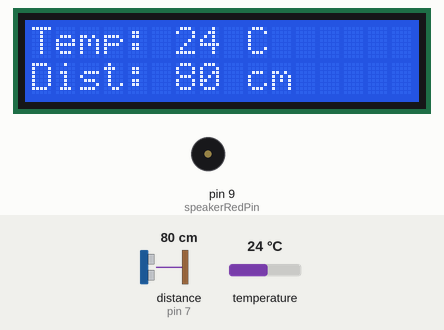
Simulated run of this sketch. Board: Arduino Uno, built with avr-gcc and run on an emulated ATmega328P. On the bench: 16×2 character LCD, buzzer (waves = sounding). Wiring (inferred from the names in the program): ultrasonic range finder: trigger pin 7; echo pin 7. Inputs (shaded band) come from the test bench; at power-on: distance to the obstacle (sensor on pin 7) 80 cm, temperature 24 °C. The echo pulse lasts 58.3 µs per cm; what the sketch prints to the serial monitor is not drawn.

Above: at 1.2 s.
1.3 s: distance to the obstacle (sensor on pin 7) set to 35 cm
At 2.4 s:
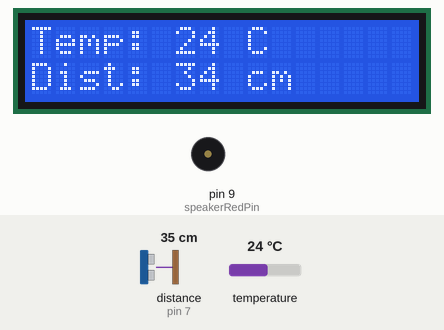
2.8 s: distance to the obstacle (sensor on pin 7) set to 28 cm
At 3.8 s:
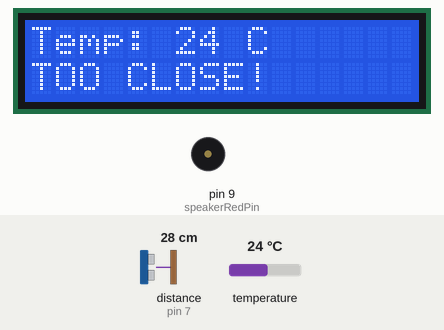
4.7 s: temperature set to 12 °C
At 6.56 s:
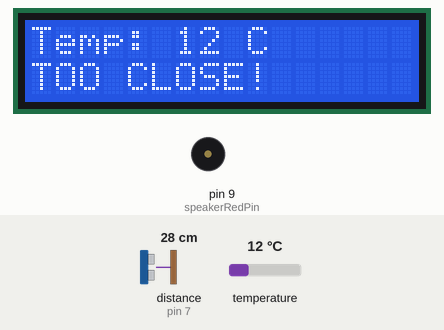
7.4 s: temperature set to 19 °C
At 8.51 s:
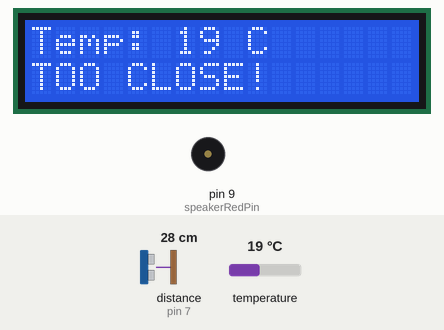
9.0 s: distance to the obstacle (sensor on pin 7) set to 60 cm
At 9.7 s:
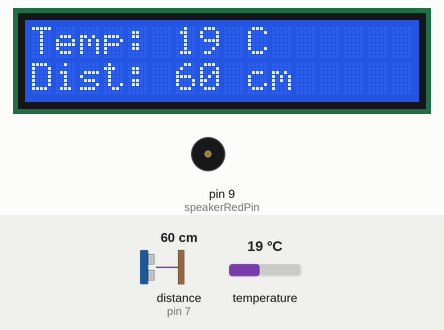
10.5 s: distance to the obstacle (sensor on pin 7) set to 2 cm
At 11.51 s:
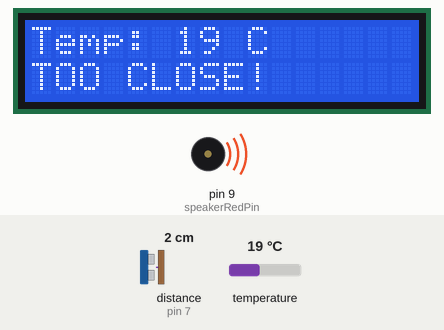
Timing chart, 0 to 14.2 s (numbered marks = the images above; inputs shaded):
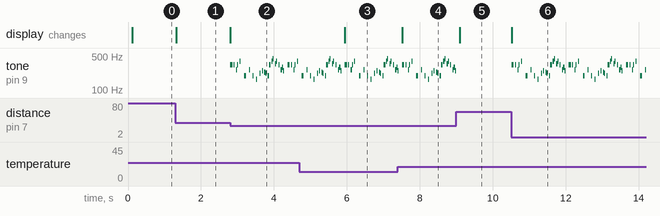

Measured:
- the behaviour switches between 32 and 31 cm on distance to the obstacle (sensor on pin 7) (found by bisection; images 1 and 2)
- after the input at 1.3 s, the display: changes at once (image 1)
- after the input at 2.8 s, tone on pin 9 (speakerRedPin): plays 330 Hz for 0.06 s, 330 Hz for 0.03 s, 262 Hz for 0.03 s, 330 Hz for 0.03 s, 392 Hz for 0.03 s, 196 Hz for 0.05 s … (28 notes in this stretch), starting at once; the display: changes at once (image 2)
- after the input at 4.7 s, the display: changes after 1.2 s (image 3)
- after the input at 7.4 s, the display: changes after 0.12 s (image 4)
- after the input at 9.0 s, tone on pin 9 (speakerRedPin): stops changing and stays silent; the display: changes after 0.09 s (image 5)
- after the input at 10.5 s, tone on pin 9 (speakerRedPin): plays 330 Hz for 0.06 s, 330 Hz for 0.03 s, 262 Hz for 0.03 s, 330 Hz for 0.03 s, 392 Hz for 0.03 s, 196 Hz for 0.05 s … (53 notes in this stretch), starting at once; the display: changes at once (image 6)

The sketch:

Final_Robotics.ino
```cpp
// For temperature readings
#include<Wire.h>
#include <LiquidCrystal.h>
#include "Adafruit_HTU21DF.h"
#include "pitches.h"

/*
 * Temperature and Humidity Sensor Related
 */
Adafruit_HTU21DF tempSensor = Adafruit_HTU21DF();

/*
 * LCD Display Related
 */
// initialize the library with the numbers of the interface pins
LiquidCrystal lcd(12, 11, 5, 4, 3, 2);

/*
 * Sonar Related
 */
const int pingPin = 7; // location of Sonar

/*
 * Speaker Related
 */
const int speakerRedPin = 9; // location of red speaker wire

/*
 * Notes for the classic Mario Song
 */
int marioMelody[] =
{
  NOTE_E4, NOTE_E4, REST, NOTE_E4,
  REST, NOTE_C4, NOTE_E4, REST,
  NOTE_G4, REST, REST, NOTE_G3, REST,

  NOTE_C4, REST, REST, NOTE_G3,
  REST, NOTE_E3, REST,
  REST, NOTE_A3, REST, NOTE_B3,
  REST, NOTE_AS3, NOTE_A3, REST,

  NOTE_G3, NOTE_E4, NOTE_G4,
  NOTE_A4, REST, NOTE_F4, NOTE_G4,
  REST, NOTE_E4, REST, NOTE_C4,
  NOTE_D4, NOTE_B3, REST
};

int marioNotes[] =
{
  4, 4, 4, 4,
  4, 4, 4, 4,
  4, 2, 4, 2, 2,

  4, 4, 4, 4,
  2, 4, 4,
  4, 4, 4, 4,
  4, 4, 4, 4,

  4, 2, 4,
  4, 4, 4, 4,
  4, 4, 4, 4,
  4, 4, 2
};

const int arrayElements = sizeof(marioNotes)/sizeof(marioNotes[0]);

/*
 * General Variables
 */
 const int closeDistance = 30; // the number of cm before the alarm goes off

// Connect Vin to 3-5VDC
// Connect GND to ground
// Connect SCL to I2C clock pin (A5 on UNO)
// Connect SDA to I2C data pin (A4 on UNO)

long temperatureSensor()
{
  return tempSensor.readTemperature();

//  Serial.print("Temp: ");
//  Serial.print(tempSensor.readTemperature());
//  Serial.print(" C Humidity: ");
//  Serial.print(tempSensor.readHumidity());
//  delay(150);
}

long rangeSensor()
{
  long duration, cm;

  // an initial LOW pulse beforehand to ensure a clean HIGH pulse
  pinMode(pingPin, OUTPUT);
  digitalWrite(pingPin, LOW);
  delayMicroseconds(2);
  digitalWrite(pingPin, HIGH);
  delayMicroseconds(5);
  digitalWrite(pingPin, LOW);

  pinMode(pingPin, INPUT);
  duration = pulseIn(pingPin, HIGH);

  // convert the attained time to distance
  cm = microsecondsToCentimeters(duration);

  return cm;

//  lcd.print(" Distance: ");
//  lcd.print(cm);
//  lcd.print("cm ");
//  Serial.print("Distance: ");
//  Serial.print(cm);
//  Serial.print("cm");
//  Serial.println();

//  delay(100);
}

long microsecondsToCentimeters(long microseconds)
{
  // The speed of sound is 340 m/s or 29 microseconds per centimeter.
  // The ping travels out and back, so to find the distance of the
  // object we take half of the distance travelled.
  return microseconds / 29 / 2;
}

/*
 * Draws out some special characters
 */
byte p20[8]
{
  B10000,
  B10000,
  B10000,
  B10000,
  B10000,
  B10000,
  B10000,
  B10000,
};

byte p40[8]
{
  B11000,
  B11000,
  B11000,
  B11000,
  B11000,
  B11000,
  B11000,
  B11000,
};

byte p60[8]
{
  B11100,
  B11100,
  B11100,
  B11100,
  B11100,
  B11100,
  B11100,
  B11100,
};

byte p80[8]
{
  B11110,
  B11110,
  B11110,
  B11110,
  B11110,
  B11110,
  B11110,
  B11110
};

byte p100[8]
{
  B11111,
  B11111,
  B11111,
  B11111,
  B11111,
  B11111,
  B11111,
  B11111,
};

/*
 * Draws out the degrees character
 */
byte degree[8]
{
  B00110,
  B01001,
  B01001,
  B00110,
  B00000,
  B00000,
  B00000,
};

void displayText()
{
  lcd.print("Sample Text");

  lcd.createChar(0, p20);
  lcd.createChar(1, p40);
  lcd.createChar(2, p60);
  lcd.createChar(3, p80);
  lcd.createChar(4, p100);
}

void clearTheLine()
{
  lcd.print("                ");
}

void playDistanceWarningTone()
{
  // iterates over the notes of the melody
  for(int thisNote = 0; thisNote < arrayElements; ++thisNote)
  {
    /*
     * to calculate the note duration, take one second
     * divided by the note type.
     * e.g. quarter note = 1000 / 4, eighth note = 1000 / 8 etc
     */

     int noteDuration = 100 / marioNotes[thisNote];
     tone(speakerRedPin, marioMelody[thisNote], noteDuration);

     /*
      * to distinguish the notes, set a minimum time between them.
      * the note's duration + 30% works well
      */

      int pauseBetweenNotes = noteDuration * 1.30;
      delay(pauseBetweenNotes);

      // stop the tone playing
      noTone(speakerRedPin);
  }
}

void setup()
{
  // initialize serial communication
  Serial.begin(9600);

  // set up the LCD's number of columns and rows:
  lcd.begin(16, 2);

//  lcd.print("Temperature Sensor Test");
  Serial.println("Temperature Sensor Test");

  if(!tempSensor.begin())
  {
    lcd.print("Temperature Sensor Not Found!");
//    Serial.println("Temperature Sensor Not Found :(");
    while(1);
  }
  else
  {
//    lcd.print("Sensor Success");
    Serial.println("Temperature Sensor Found!");
  }
}

void loop()
{
  // set the cursor to column 0, line 1
  // (note: line 1 is the second row, since counting begins with 0):
  lcd.setCursor(0, 0);

  long temp = temperatureSensor();
  long distance = rangeSensor();

  lcd.setCursor(0, 0);
  lcd.print("Temp: ");
  lcd.print(temp);
  lcd.print(" C");
//  delay(500);

  lcd.setCursor(0, 1);
//  lcd.autoscroll();

  if(distance <= closeDistance)
  {
    lcd.print("TOO CLOSE!  ");
    playDistanceWarningTone();
  }
  else
  {
    lcd.print("Dist: ");
    lcd.print(distance);
    lcd.print(" cm  ");
  }
//  delay(500);
  // turn off automatic scrolling
//  lcd.noAutoscroll();

  // clears screen for the next loop
//  lcd.clear();
}
```

pitches.h
```cpp
/*************************************************
 * Public Constants
 *************************************************/

#define REST     0
#define NOTE_B0  31
#define NOTE_C1  33
#define NOTE_CS1 35
#define NOTE_D1  37
#define NOTE_DS1 39
#define NOTE_E1  41
#define NOTE_F1  44
#define NOTE_FS1 46
#define NOTE_G1  49
#define NOTE_GS1 52
#define NOTE_A1  55
#define NOTE_AS1 58
#define NOTE_B1  62
#define NOTE_C2  65
#define NOTE_CS2 69
#define NOTE_D2  73
#define NOTE_DS2 78
#define NOTE_E2  82
#define NOTE_F2  87
#define NOTE_FS2 93
#define NOTE_G2  98
#define NOTE_GS2 104
#define NOTE_A2  110
#define NOTE_AS2 117
#define NOTE_B2  123
#define NOTE_C3  131
#define NOTE_CS3 139
#define NOTE_D3  147
#define NOTE_DS3 156
#define NOTE_E3  165
#define NOTE_F3  175
#define NOTE_FS3 185
#define NOTE_G3  196
#define NOTE_GS3 208
#define NOTE_A3  220
#define NOTE_AS3 233
#define NOTE_B3  247
#define NOTE_C4  262
#define NOTE_CS4 277
#define NOTE_D4  294
#define NOTE_DS4 311
#define NOTE_E4  330
#define NOTE_F4  349
#define NOTE_FS4 370
#define NOTE_G4  392
#define NOTE_GS4 415
#define NOTE_A4  440
#define NOTE_AS4 466
#define NOTE_B4  494
#define NOTE_C5  523
#define NOTE_CS5 554
#define NOTE_D5  587
#define NOTE_DS5 622
#define NOTE_E5  659
#define NOTE_F5  698
#define NOTE_FS5 740
#define NOTE_G5  784
#define NOTE_GS5 831
#define NOTE_A5  880
#define NOTE_AS5 932
#define NOTE_B5  988
#define NOTE_C6  1047
#define NOTE_CS6 1109
#define NOTE_D6  1175
#define NOTE_DS6 1245
#define NOTE_E6  1319
#define NOTE_F6  1397
#define NOTE_FS6 1480
#define NOTE_G6  1568
#define NOTE_GS6 1661
#define NOTE_A6  1760
#define NOTE_AS6 1865
#define NOTE_B6  1976
#define NOTE_C7  2093
#define NOTE_CS7 2217
#define NOTE_D7  2349
#define NOTE_DS7 2489
#define NOTE_E7  2637
#define NOTE_F7  2794
#define NOTE_FS7 2960
#define NOTE_G7  3136
#define NOTE_GS7 3322
#define NOTE_A7  3520
#define NOTE_AS7 3729
#define NOTE_B7  3951
#define NOTE_C8  4186
#define NOTE_CS8 4435
#define NOTE_D8  4699
#define NOTE_DS8 4978
```
